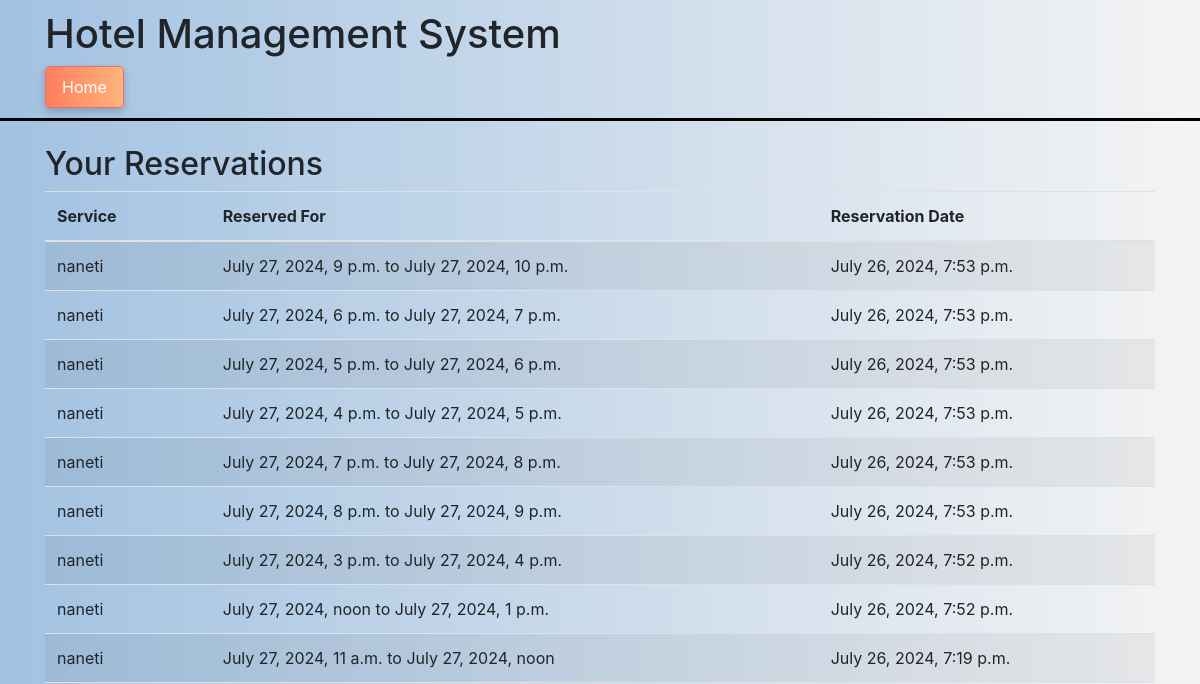
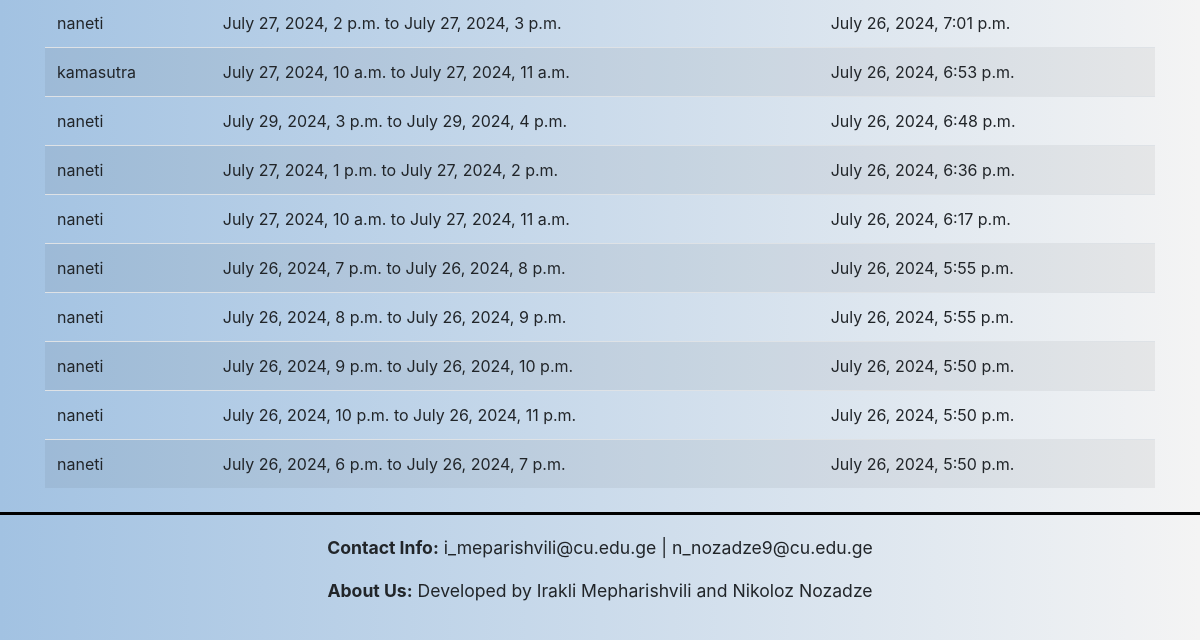
/hotels/reservations/ (signed in), run on an earlier commit of the app's database (2 pictures, top to bottom).
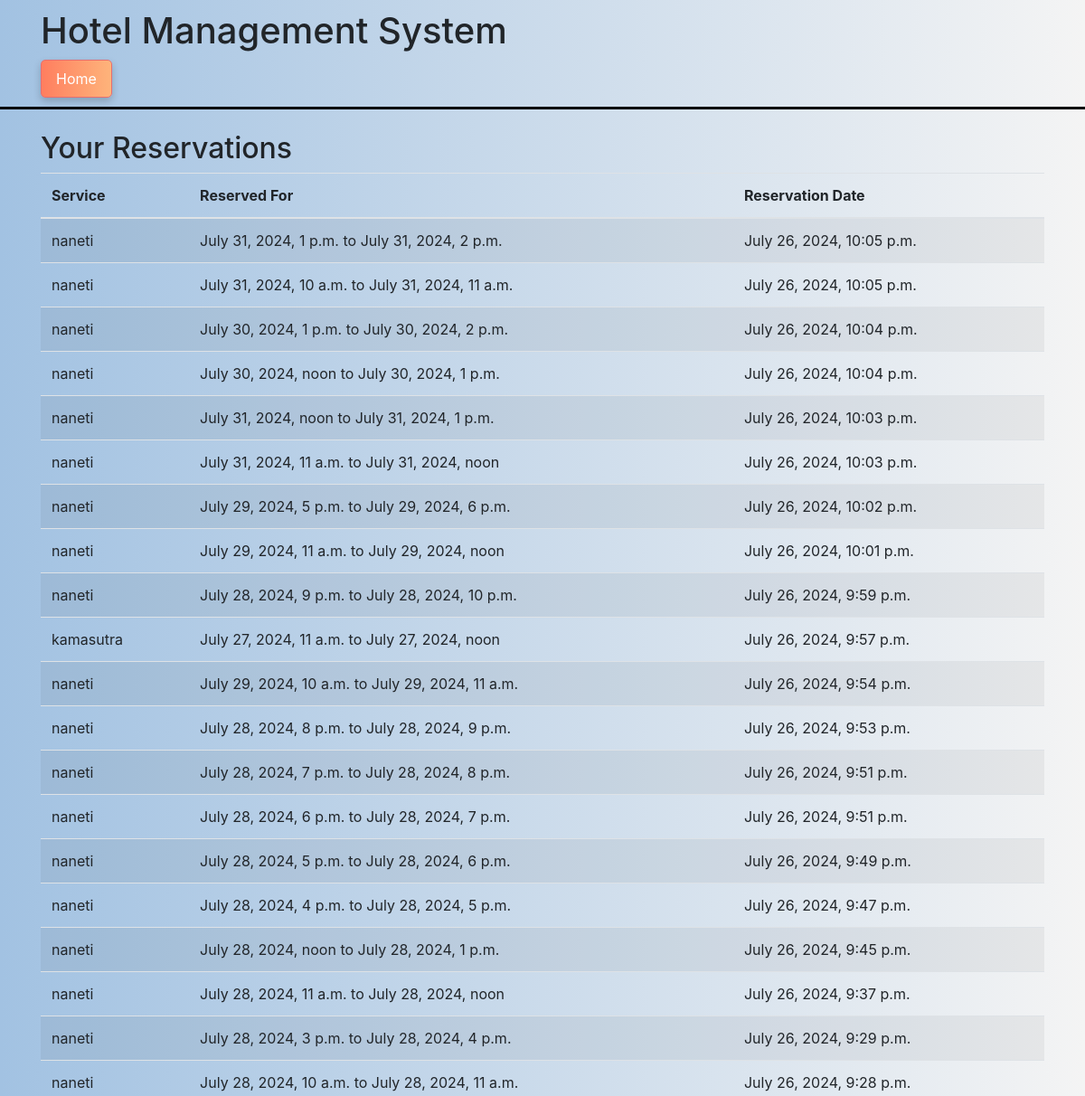
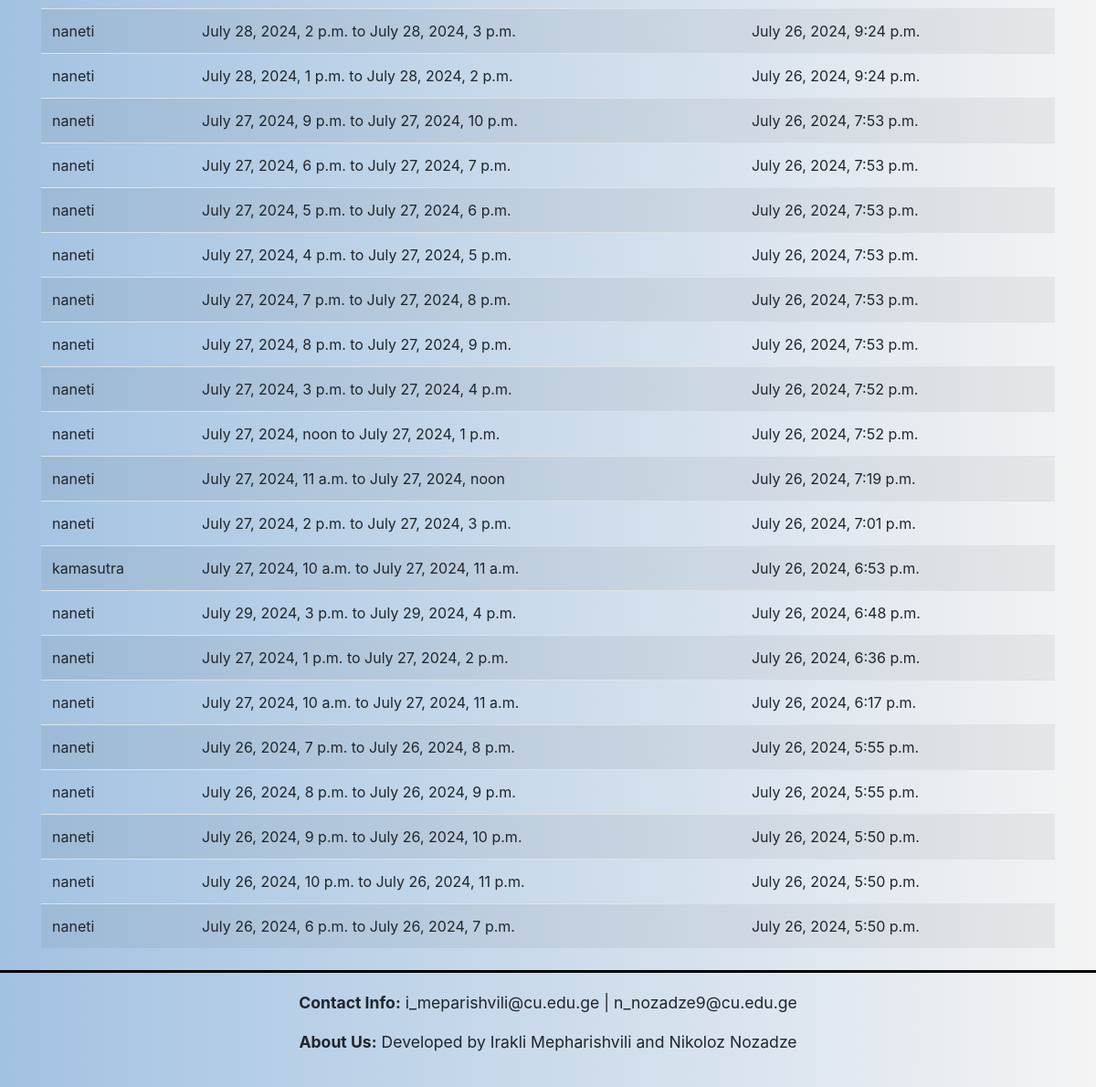
And on a later commit of the database (2 pictures, top to bottom).
### hotels/models.py (models this page shows, shortened)
class Reservation(models.Model):
    user = models.ForeignKey(CustomUser, on_delete=models.CASCADE)
    service = models.ForeignKey(Service, on_delete=models.CASCADE)
    reservation_date = models.DateTimeField(auto_now_add=True)
    reserved_for = models.ForeignKey(AvailableTime, on_delete=models.CASCADE)

class Service(models.Model):
    hotel = models.ForeignKey(Hotel, related_name='services', on_delete=models.CASCADE)
    name = models.CharField(max_length=255)
    description = models.TextField()
    price = models.DecimalField(max_digits=10, decimal_places=2)
    available = models.BooleanField(default=True)
    image = models.ImageField(upload_to='service_images/', blank=True, null=True)

class AvailableTime(models.Model):
    service = models.ForeignKey(Service, related_name='available_times', on_delete=models.CASCADE)
    start_time = models.DateTimeField()
    end_time = models.DateTimeField()
    is_reserved = models.BooleanField(default=False)
    class Meta:
        verbose_name = "Taken Date"
        verbose_name_plural = "Taken Dates"

### hotels/views.py (the view)
# urls.py: path('reservations/', UserReservationsView.as_view(), name='user_reservations'),
class UserReservationsView(LoginRequiredMixin, ListView):
    model = Reservation
    template_name = 'user_reservations.html'
    context_object_name = 'reservations'
    def get_queryset(self):
        return Reservation.objects.filter(user=self.request.user).order_by('-reservation_date')

### hotels/templates/user_reservations.html (shortened to what this page needs)
<!DOCTYPE html>
<html lang="en">
<head>
    {% load static %}
    <link href="https://stackpath.bootstrapcdn.com/bootstrap/4.5.2/css/bootstrap.min.css" rel="stylesheet">
</head>
<body>
<header class="header">
    <div class="container">
        <h1 class="mb-0">Hotel Management System</h1>
        <nav class="mt-2">
            <a href="{% url 'hotel_detail' hotel_id=1 %}" class="nav-link home">Home</a>
        </nav>
    </div>
</header>
<main class="container my-4">
    <h2>Your Reservations</h2>
    {% if reservations %}
        <table class="table table-striped">
            <thead>
            <tr>
                <th>Service</th>
                <th>Reserved For</th>
                <th>Reservation Date</th>
            </tr>
            </thead>
            <tbody>
            {% for reservation in reservations %}
                <tr>
                    <td>{{ reservation.service.name }}</td>
                    <td>{{ reservation.reserved_for.start_time }} to {{ reservation.reserved_for.end_time }}</td>
                    <td>{{ reservation.reservation_date }}</td>
                </tr>
            {% endfor %}
            </tbody>
        </table>
    {% else %}
        <div class="alert alert-info" role="alert">
            You have no reservations.
        </div>
    {% endif %}
</main>
<footer class="footer">
    <p class="contact-info"><b>Contact Info:</b> i_meparishvili@cu.edu.ge | n_nozadze9@cu.edu.ge</p>
    <p class="developer-info"><b>About Us:</b> Developed by Irakli Mepharishvili and Nikoloz Nozadze</p>
</footer>
</body>
</html>

What changed in the data, as far as the page shows it:
added Reservation: service.name "naneti", reserved_for.start_time "July 31, 2024, 1 p.m.", reserved_for.end_time "July 31, 2024, 2 p.m.", reservation_date "July 26, 2024, 10:05 p.m."
added Reservation: service.name "naneti", reserved_for.start_time "July 31, 2024, 10 a.m.", reserved_for.end_time "July 31, 2024, 11 a.m.", reservation_date "July 26, 2024, 10:05 p.m."
added Reservation: service.name "naneti", reserved_for.start_time "July 30, 2024, 1 p.m.", reserved_for.end_time "July 30, 2024, 2 p.m.", reservation_date "July 26, 2024, 10:04 p.m."
added Reservation: service.name "naneti", reserved_for.start_time "July 30, 2024, noon", reserved_for.end_time "July 30, 2024, 1 p.m.", reservation_date "July 26, 2024, 10:04 p.m."
added Reservation: service.name "naneti", reserved_for.start_time "July 31, 2024, noon", reserved_for.end_time "July 31, 2024, 1 p.m.", reservation_date "July 26, 2024, 10:03 p.m."
added Reservation: service.name "naneti", reserved_for.start_time "July 31, 2024, 11 a.m.", reserved_for.end_time "July 31, 2024, noon", reservation_date "July 26, 2024, 10:03 p.m."
added Reservation: service.name "naneti", reserved_for.start_time "July 29, 2024, 5 p.m.", reserved_for.end_time "July 29, 2024, 6 p.m.", reservation_date "July 26, 2024, 10:02 p.m."
added Reservation: service.name "naneti", reserved_for.start_time "July 29, 2024, 11 a.m.", reserved_for.end_time "July 29, 2024, noon", reservation_date "July 26, 2024, 10:01 p.m."
added Reservation: service.name "naneti", reserved_for.start_time "July 28, 2024, 9 p.m.", reserved_for.end_time "July 28, 2024, 10 p.m.", reservation_date "July 26, 2024, 9:59 p.m."
added Reservation: service.name "kamasutra", reserved_for.start_time "July 27, 2024, 11 a.m.", reserved_for.end_time "July 27, 2024, noon", reservation_date "July 26, 2024, 9:57 p.m."
added Reservation: service.name "naneti", reserved_for.start_time "July 29, 2024, 10 a.m.", reserved_for.end_time "July 29, 2024, 11 a.m.", reservation_date "July 26, 2024, 9:54 p.m."
added Reservation: service.name "naneti", reserved_for.start_time "July 28, 2024, 8 p.m.", reserved_for.end_time "July 28, 2024, 9 p.m.", reservation_date "July 26, 2024, 9:53 p.m."
added Reservation: service.name "naneti", reserved_for.start_time "July 28, 2024, 7 p.m.", reserved_for.end_time "July 28, 2024, 8 p.m.", reservation_date "July 26, 2024, 9:51 p.m."
added Reservation: service.name "naneti", reserved_for.start_time "July 28, 2024, 6 p.m.", reserved_for.end_time "July 28, 2024, 7 p.m.", reservation_date "July 26, 2024, 9:51 p.m."
added Reservation: service.name "naneti", reserved_for.start_time "July 28, 2024, 5 p.m.", reserved_for.end_time "July 28, 2024, 6 p.m.", reservation_date "July 26, 2024, 9:49 p.m."
added Reservation: service.name "naneti", reserved_for.start_time "July 28, 2024, 4 p.m.", reserved_for.end_time "July 28, 2024, 5 p.m.", reservation_date "July 26, 2024, 9:47 p.m."
added Reservation: service.name "naneti", reserved_for.start_time "July 28, 2024, noon", reserved_for.end_time "July 28, 2024, 1 p.m.", reservation_date "July 26, 2024, 9:45 p.m."
added Reservation: service.name "naneti", reserved_for.start_time "July 28, 2024, 11 a.m.", reserved_for.end_time "July 28, 2024, noon", reservation_date "July 26, 2024, 9:37 p.m."
added Reservation: service.name "naneti", reserved_for.start_time "July 28, 2024, 3 p.m.", reserved_for.end_time "July 28, 2024, 4 p.m.", reservation_date "July 26, 2024, 9:29 p.m."
added Reservation: service.name "naneti", reserved_for.start_time "July 28, 2024, 10 a.m.", reserved_for.end_time "July 28, 2024, 11 a.m.", reservation_date "July 26, 2024, 9:28 p.m."
added Reservation: service.name "naneti", reserved_for.start_time "July 28, 2024, 2 p.m.", reserved_for.end_time "July 28, 2024, 3 p.m.", reservation_date "July 26, 2024, 9:24 p.m."
added Reservation: service.name "naneti", reserved_for.start_time "July 28, 2024, 1 p.m.", reserved_for.end_time "July 28, 2024, 2 p.m.", reservation_date "July 26, 2024, 9:24 p.m."
